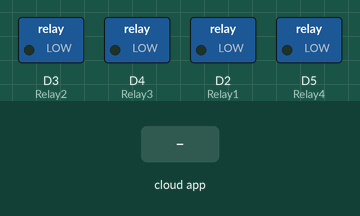
Recording of a sketch running on a simulated ESP8266 (NodeMCU). Parts: switched loads named in the sketch (green lamp = pin HIGH). The test bench sets the inputs (shaded band). WiFi joins after 1.5 s; servers stay silent unless stated; no MQTT or app messages arrive unless stated; what the sketch prints to the serial monitor is not drawn.

Above: at 2.7 s.
2.8 s: the phone or cloud app sets Relay1 to 1
At 3.8 s:
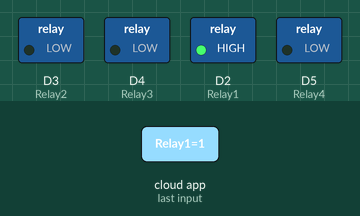
4.3 s: the phone or cloud app sets Relay3 to 1
At 4.6 s:
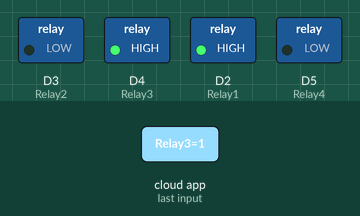
5.8 s: the phone or cloud app sets Relay2 to 1
At 6.1 s:
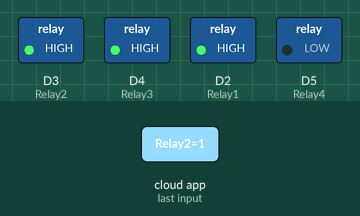
7.3 s: the phone or cloud app sets Relay4 to 1
At 8.0 s:
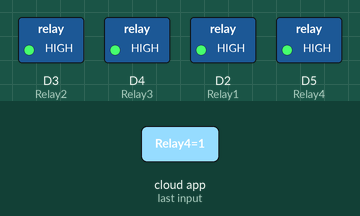
8.8 s: the phone or cloud app sets Relay1 to 0
At 9.6 s:
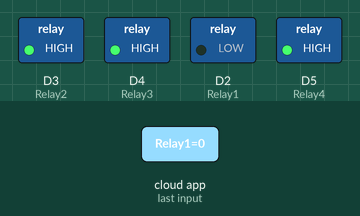
10.3 s: the phone or cloud app sets Relay3 to 0
At 11.5 s:
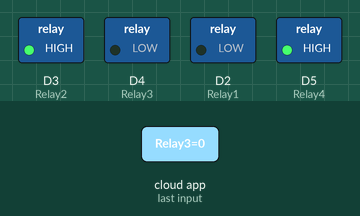
Timing chart, 0 to 12.8 s (numbered marks = the images above; inputs shaded):
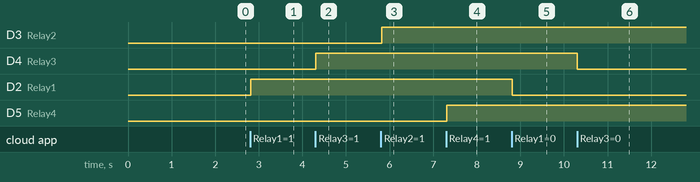

The sketch:

google_assistant_home_automation.ino
```cpp
//CODE BY SHREYAS
//Google Assistant Home Automation
#include <ESP8266WiFi.h>
#include "Adafruit_MQTT.h"
#include "Adafruit_MQTT_Client.h"

#define Relay1            D2
#define Relay2            D3
#define Relay3            D4
#define Relay4            D5

#define WLAN_SSID       "SHREYAS_2.4G"             // Your SSID
#define WLAN_PASS       "@tts_ssn"        // Your password

/************************* Adafruit.io Setup *********************************/

#define AIO_SERVER      "io.adafruit.com" //Adafruit Server
#define AIO_SERVERPORT  1883
#define AIO_USERNAME    "SHREYASN"            // Username
#define AIO_KEY        "aio_MJPA48z6gjUJ7VndCqpCrBFrvM7f"   // Auth Key

//WIFI CLIENT
WiFiClient client;

Adafruit_MQTT_Client mqtt(&client, AIO_SERVER, AIO_SERVERPORT, AIO_USERNAME, AIO_KEY);

Adafruit_MQTT_Subscribe Light1 = Adafruit_MQTT_Subscribe(&mqtt, AIO_USERNAME"/feeds/Relay1"); // Feeds name should be same everywhere
Adafruit_MQTT_Subscribe Light2 = Adafruit_MQTT_Subscribe(&mqtt, AIO_USERNAME "/feeds/Relay2");
Adafruit_MQTT_Subscribe Light3 = Adafruit_MQTT_Subscribe(&mqtt, AIO_USERNAME "/feeds/Relay3");
Adafruit_MQTT_Subscribe Light4 = Adafruit_MQTT_Subscribe(&mqtt, AIO_USERNAME "/feeds/Relay4");

void MQTT_connect();

void setup() {
  Serial.begin(115200);

  pinMode(Relay1, OUTPUT);
  pinMode(Relay2, OUTPUT);
  pinMode(Relay3, OUTPUT);
  pinMode(Relay4, OUTPUT);

  // Connect to WiFi access point.
  Serial.println(); Serial.println();
  Serial.print("Connecting to ");
  Serial.println(WLAN_SSID);

  WiFi.begin(WLAN_SSID, WLAN_PASS);
  while (WiFi.status() != WL_CONNECTED) {
    delay(500);
    Serial.print(".");
  }
  Serial.println();

  Serial.println("WiFi connected");
  Serial.println("IP address: ");
  Serial.println(WiFi.localIP());

  mqtt.subscribe(&Light1);
  mqtt.subscribe(&Light3);
  mqtt.subscribe(&Light2);
  mqtt.subscribe(&Light4);
}

void loop() {

  MQTT_connect();


  Adafruit_MQTT_Subscribe *subscription;
  while ((subscription = mqtt.readSubscription(20000))) {
    if (subscription == &Light1) {
      Serial.print(F("Got: "));
      Serial.println((char *)Light1.lastread);
      int Light1_State = atoi((char *)Light1.lastread);
      digitalWrite(Relay1, Light1_State);

    }
    if (subscription == &Light2) {
      Serial.print(F("Got: "));
      Serial.println((char *)Light2.lastread);
      int Light2_State = atoi((char *)Light2.lastread);
      digitalWrite(Relay2, Light2_State);
    }
    if (subscription == &Light3) {
      Serial.print(F("Got: "));
      Serial.println((char *)Light3.lastread);
      int Light3_State = atoi((char *)Light3.lastread);
      digitalWrite(Relay3, Light3_State);
    }
    if (subscription == &Light4) {
      Serial.print(F("Got: "));
      Serial.println((char *)Light4.lastread);
      int Light4_State = atoi((char *)Light4.lastread);
      digitalWrite(Relay4, Light4_State);

    }
  }


}

void MQTT_connect() {
  int8_t ret;

  if (mqtt.connected()) {
    return;
  }

  Serial.print("Connecting to MQTT... ");

  uint8_t retries = 3;

  while ((ret = mqtt.connect()) != 0) {
    Serial.println(mqtt.connectErrorString(ret));
    Serial.println("Retrying MQTT connection in 5 seconds...");
    mqtt.disconnect();
    delay(5000);
    retries--;
    if (retries == 0) {
      while (1);
    }
  }
  Serial.println("MQTT Connected!");

}
```

Measured:
- after the input at 2.8 s, D2 (Relay1): LOW → HIGH at once
- after the input at 4.3 s, D4 (Relay3): LOW → HIGH at once
- after the input at 5.8 s, D3 (Relay2): LOW → HIGH at once
- after the input at 7.3 s, D5 (Relay4): LOW → HIGH at once
- after the input at 8.8 s, D2 (Relay1): HIGH → LOW at once
- after the input at 10.3 s, D4 (Relay3): HIGH → LOW at once
